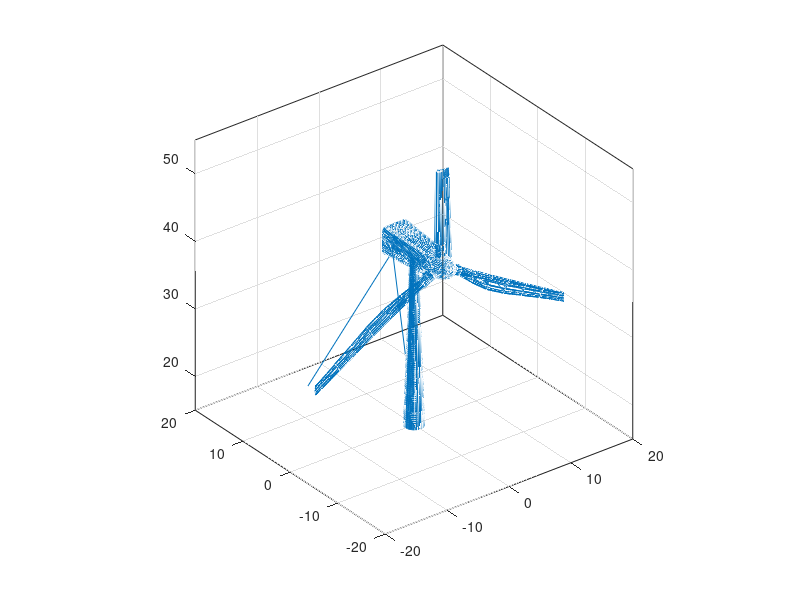

Write MATLAB code to recreate this figure. (Note: this script raises an error after producing the figure.)
close all; clear all; clc
load('Points10.mat') %All
X=X/10; Y=Y/10; Z=Z/10; xyz=[X Y Z]; plot3(X,Y,Z); ylim([-20 20])
grid on; box on; axis equal; hold on

% A few new frames to help with the task..
TH = SE3(0, -5.4, 41); trplot(TH)                               % at the hub
TLB = SE3(-25, -5.4, 27) * SE3.Ry(deg2rad(60)); trplot(TLB)     % left blade tip

% inspecting the tower
ttw = helix(7, 1, 36, 14, 20)   % straightforward with helix motion

% inspecting top blade
ttb = helix(5, 2, 30, 11, 20)   % start from base geometry function
ttb = TH * SE3(ttb)             % move trajectory to desired position
ttb = ttb.transl                % get just the path set of points
ttb = ttb(3:end,:)              % remove risky start/finish

% inspect left blade
tlb = helix(5, 0, 28, 11, 20)
tlb = TLB * SE3(tlb) 
tlb = tlb.transl
tlb = tlb(10:end-7,:) 

% return to safe point to avoid the hub
tsf1 = TH * SE3(-1, -4, 1)
tsf2 = tsf1 * SE3(2, 0, -2)
tsf = [tsf1.transl; tsf2.transl]

% inspect right blade
trb = helix(5, 0, 30, 11, 20)
trb = TH * SE3.Ry(deg2rad(120)) * SE3(trb)
trb = trb.transl
trb = trb(20:end,:)

% assemble and interpolate
t = [ttw; ttb; tlb; tsf; trb]'
t = mstraj(t(:,2:end)', [5,5,5], [], t(:,1)', 0.2, 0.5);  
plot3(t(:,1), t(:,2), t(:,3),'r')



%% me-defined funcs
function coords = hor_circular(diameter, height, npoints)
    %%% Draws a horizontal 3d circle centered at the origin
    
    theta = linspace(0, 2*pi, npoints)
    
    coords = []
    coords(:,1) = diameter/2 * cos(theta)
    coords(:,2) = diameter/2 * sin(theta)
    coords(:,3) = height .* ones(length(theta),1)
end


function coords = helix(diameter, min_height, max_height, nloops, points_per_loop)
    %%% Draws a vertical 3d helix centered at the origin
    
    theta = []
    for i = 1:nloops
        theta = [theta linspace(0, 2*pi, points_per_loop)]
    end
    
    height = linspace(min_height, max_height, points_per_loop*nloops)
    
    coords = []
    coords(:,1) = diameter/2 * cos(theta)
    coords(:,2) = diameter/2 * sin(theta)
    coords(:,3) = height
end


function coords = hor_spiral(diam_start, diam_finish, height, nloops, points_per_loop)
    %%% Draws a horizontal 3d spiral centered at the origin
    
    theta = []
    for i = 1:nloops
        theta = [theta linspace(0, 2*pi, points_per_loop)]
    end
    
    diameter = linspace(diam_start, diam_finish,  points_per_loop*nloops)
    
    coords = []
    coords(:,1) = diameter/2 .* cos(theta)
    coords(:,2) = diameter/2 .* sin(theta)
    coords(:,3) = height .* ones(size(theta))
end